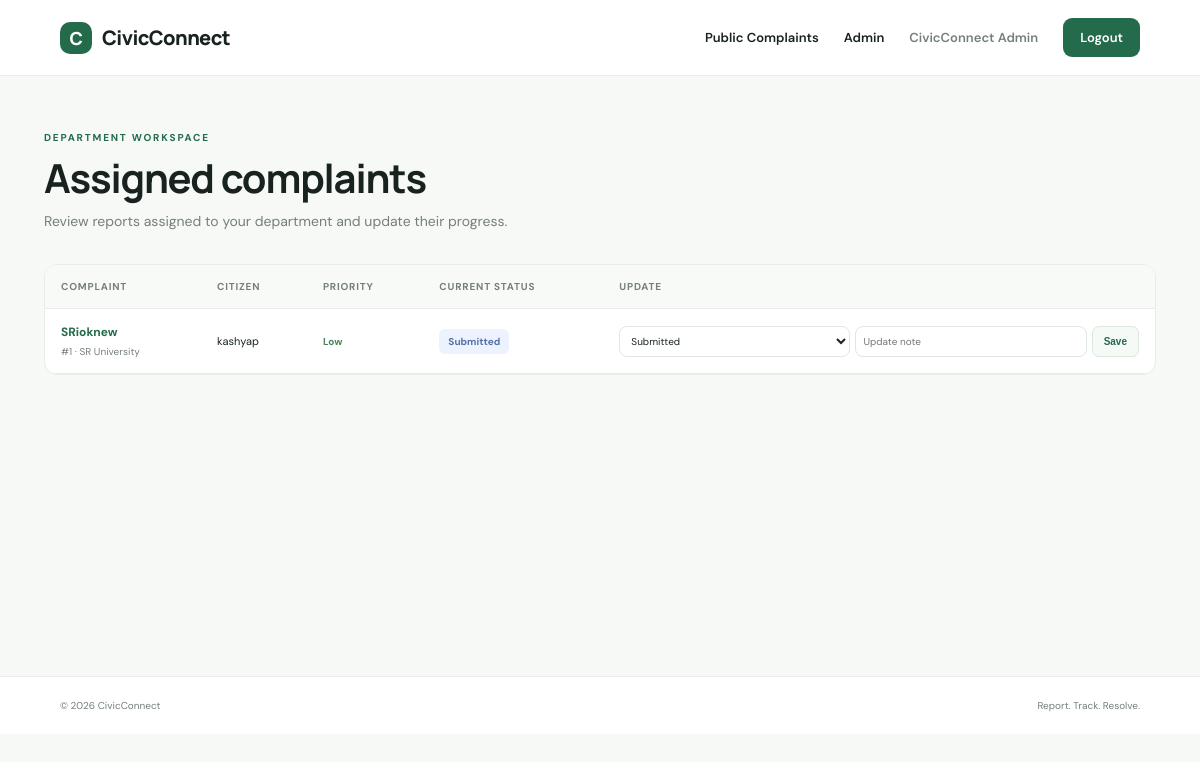
/staff (signed in), run on an earlier commit of the app's database.
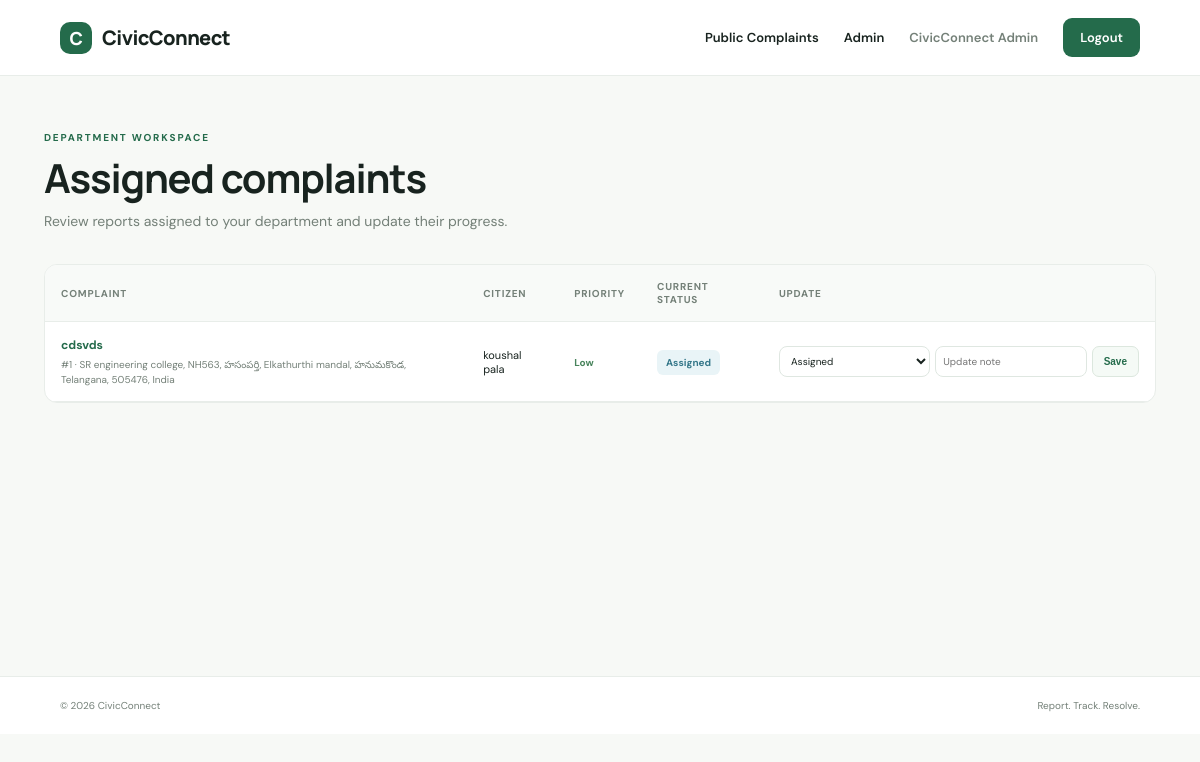
And on a later commit of the database.
### tables this page shows
CREATE TABLE complaints (
        id INTEGER PRIMARY KEY AUTOINCREMENT,
        user_id INTEGER NOT NULL,
        title TEXT NOT NULL,
        description TEXT NOT NULL,
        category TEXT NOT NULL,
        department TEXT NOT NULL,
        priority TEXT NOT NULL,
        status TEXT NOT NULL DEFAULT 'Submitted',
        latitude REAL,
        longitude REAL,
        location_text TEXT,
        photo TEXT,
        created_at TEXT NOT NULL,
        updated_at TEXT NOT NULL,
        FOREIGN KEY(user_id) REFERENCES users(id)
    );

CREATE TABLE users (
        id INTEGER PRIMARY KEY AUTOINCREMENT,
        name TEXT NOT NULL,
        email TEXT NOT NULL UNIQUE,
        password TEXT NOT NULL,
        role TEXT NOT NULL DEFAULT 'citizen',
        department TEXT,
        created_at TEXT NOT NULL
    );

### app.py (the view)
@app.route("/staff")
@role_required("staff", "admin")
def staff_dashboard():
    db = get_db()
    if session.get("role") == "admin":
        rows = db.execute("SELECT c.*,u.name AS reporter FROM complaints c JOIN users u ON u.id=c.user_id ORDER BY c.created_at DESC").fetchall()
    else:
        rows = db.execute("SELECT c.*,u.name AS reporter FROM complaints c JOIN users u ON u.id=c.user_id WHERE c.department=? ORDER BY c.created_at DESC",
                          (session.get("department"),)).fetchall()
    return render_template("staff_dashboard.html", complaints=rows)

### app.py (called while the page is built)
def get_db():
    if "db" not in g:
        g.db = sqlite3.connect(DATABASE)
        g.db.row_factory = sqlite3.Row
        g.db.execute("PRAGMA foreign_keys = ON")
    return g.db

def login_required(fn):
    @wraps(fn)
    def wrapper(*args, **kwargs):
        if not session.get("user_id"):
            flash("Please log in to continue.", "warning")
            return redirect(url_for("login"))
        return fn(*args, **kwargs)
    return wrapper

def role_required(*roles):
    def decorator(fn):
        @wraps(fn)
        @login_required
        def wrapper(*args, **kwargs):
            if session.get("role") not in roles:
                abort(403)
            return fn(*args, **kwargs)
        return wrapper
    return decorator

@app.context_processor
def inject_user():
    return {"current_user": session.get("name"), "current_role": session.get("role")}

### templates/staff_dashboard.html
{% extends "base.html" %}{% block title %}Department dashboard | CivicConnect{% endblock %}{% block content %}
<div class="page-heading"><span class="eyebrow">DEPARTMENT WORKSPACE</span><h1>Assigned complaints</h1><p>Review reports assigned to {{ session.get('department') or 'your department' }} and update their progress.</p></div>
<div class="table-wrap"><table><thead><tr><th>Complaint</th><th>Citizen</th><th>Priority</th><th>Current status</th><th>Update</th></tr></thead><tbody>{% for c in complaints %}<tr><td><a class="text-link" href="{{ url_for('complaint_detail', complaint_id=c.id) }}">{{ c.title }}</a><small>#{{ c.id }} · {{ c.location_text or 'No location' }}</small></td><td>{{ c.reporter }}</td><td><span class="priority {{ c.priority|lower }}">{{ c.priority }}</span></td><td><span class="status {{ c.status|lower|replace(' ','-') }}">{{ c.status }}</span></td><td><form class="inline-update" method="post" action="{{ url_for('update_complaint', complaint_id=c.id) }}"><select name="status">{% for s in ['Submitted','Assigned','In Progress','Resolved','Rejected'] %}<option {% if c.status==s %}selected{% endif %}>{{ s }}</option>{% endfor %}</select><input type="hidden" name="department" value="{{ c.department }}"><input name="note" placeholder="Update note"><button class="small-button">Save</button></form></td></tr>{% else %}<tr><td colspan="5">No complaints assigned to your department.</td></tr>{% endfor %}</tbody></table></div>{% endblock %}

What changed in the data, as far as the page shows it:
changed complaints "Low": title "SRioknew" → "cdsvds"; location_text "SR University" → "SR engineering college, NH563, హసంపర్తి, Elkathurthi mandal, హనుమకొండ, Telangana, 505476, India"; reporter "kashyap" → "koushal pala"; status "Submitted" → "Assigned"
